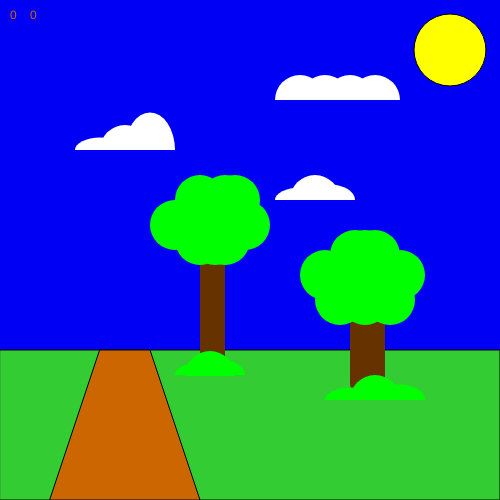
Frame 1 (no input)
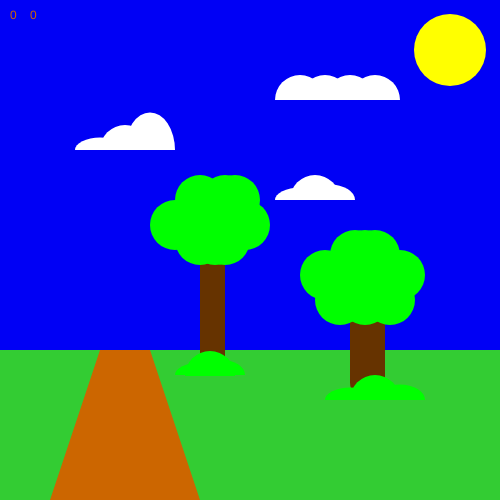
Frame 60 (no input)
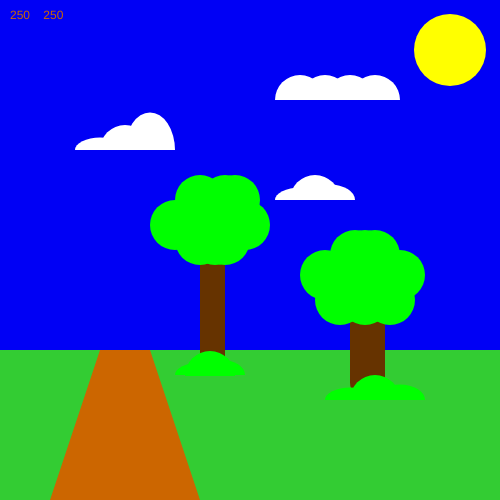
Frame 120 (the mouse pressed at the canvas centre since frame 60)

The p5.js sketch that drew these frames (run headless with seeded random() and noise() and a simulated clock; from frame 60 on, the mouse is pressed at the canvas centre):

// p5.js sketch
// ── sketch.js
function setup() {
  createCanvas(500, 500);
}

function draw() {
  background(0, 0, 245);


  fill("#ffff00");
  ellipse(450, 50, 72, 72);

  fill(51, 204, 51);
  rect(0, 350, 500, 150);




  fill(204, 102, 0);
  quad(100, 350, 150, 350, 200, 500, 50, 500);





  text(mouseX + "    " +  mouseY, 10, 10, 70, 80);

  noStroke();
  fill(255);
  arc(300, 100, 50, 50, PI, TWO_PI);


  noStroke();
  fill(255);
  arc(325, 100, 50, 50, PI, TWO_PI);


  noStroke();
  fill(255);
  arc(350, 100, 50, 50, PI, TWO_PI);

  noStroke();
  fill(255);
  arc(375, 100, 50, 50, PI, TWO_PI);

// Cloud two

  noStroke();
  fill(255);
  arc(100, 150, 50, 25, PI, TWO_PI);


  noStroke();
  fill(255);
  arc(125, 150, 50, 50, PI, TWO_PI);


  noStroke();
  fill(255);
  arc(150, 150, 50, 75, PI, TWO_PI);


  // Cloud three

  noStroke();
  fill(255);
  arc(300, 200, 50, 25, PI, TWO_PI);


  noStroke();
  fill(255);
  arc(315, 200, 50, 50, PI, TWO_PI);


  noStroke();
  fill(255);
  arc(330, 200, 50, 31, PI, TWO_PI);


  // Tree 1
  fill(102, 51, 0);
  rect(350, 300, 35, 100, 20);

  fill(0, 255, 0);
  ellipse(340, 300, 50, 50);

  fill(0, 255, 0);
  ellipse(365, 300, 50, 50);

  fill(0, 255, 0);
  ellipse(390, 300, 50, 50);


  fill(0, 255, 0);
  ellipse(350, 275, 50, 50);

  fill(0, 255, 0);
  ellipse(325, 275, 50, 50);

  fill(0, 255, 0);
  ellipse(400, 275, 50, 50);


  fill(0, 255, 0);
  ellipse(365, 255, 50, 50);

  fill(0, 255, 0);
  ellipse(355, 255, 50, 50);

  fill(0, 255, 0);
  ellipse(375, 255, 50, 50);

  // Tree 2
  fill(102, 51, 0);
  rect(200, 250, 25, 125, 20);

  fill(0, 255, 0);
  ellipse(200, 240, 50, 50);

  fill(0, 255, 0);
  ellipse(215, 240, 50, 50);

  fill(0, 255, 0);
  ellipse(225, 240, 50, 50);


  fill(0, 255, 0);
  ellipse(175, 225, 50, 50);

  fill(0, 255, 0);
  ellipse(200, 225, 50, 50);

  fill(0, 255, 0);
  ellipse(245, 225, 50, 50);

  fill(0, 255, 0);
  ellipse(200, 200, 50, 50);

  fill(0, 255, 0);
  ellipse(225, 200, 50, 50);

  fill(0, 255, 0);
  ellipse(235, 200, 50, 50);





















  // bush 1

  fill(0, 255, 0);
  arc(350, 400, 50, 25, PI, TWO_PI);



  fill(0, 255, 0);
  arc(375, 400, 50, 50, PI, TWO_PI);



  fill(0, 255, 0);
  arc(400, 400, 50, 31, PI, TWO_PI);


  // bush 2

  fill(0, 255, 0);
  arc(200, 375, 50, 25, PI, TWO_PI);



  fill(0, 255, 0);
  arc(210, 376, 50, 50, PI, TWO_PI);



  fill(0, 255, 0);
  arc(220, 375, 50, 31, PI, TWO_PI);









  // Tree 2



}
